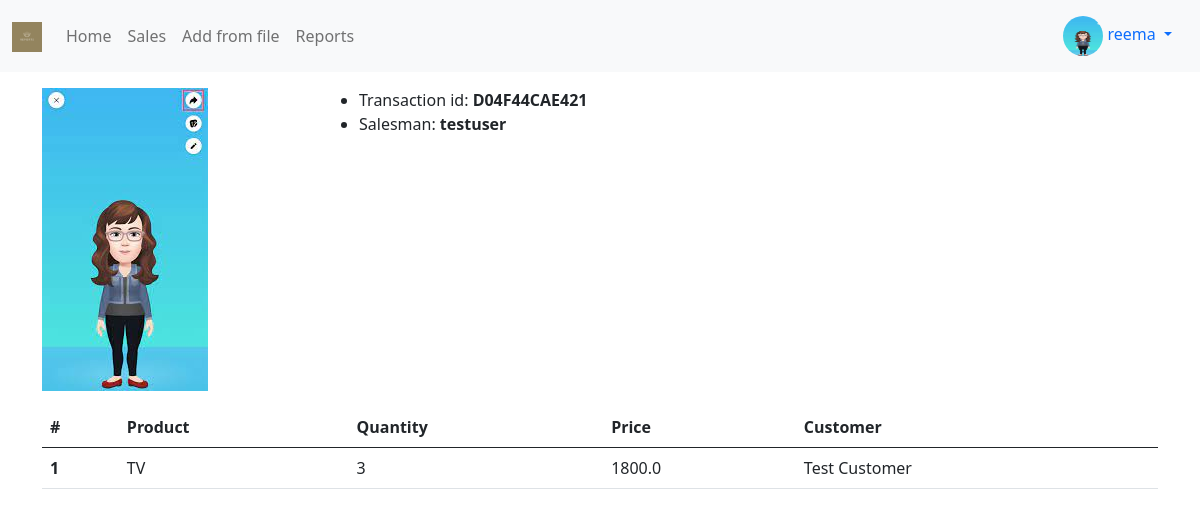
Screenshot of /sales/8/ (signed in) with the database file from the repository.
### profiles/models.py (models this page shows, shortened)
class Profile(models.Model):
    user = models.OneToOneField(User, on_delete=models.CASCADE)
    bio = models.TextField(default='no bio...')
    avatar = models.ImageField(upload_to='avatars', default='no_picture.png')
    created = models.DateTimeField(auto_now_add=True)
    updated = models.DateTimeField(auto_now=True)

### sales/models.py (models this page shows, shortened)
class Sales(models.Model):
    transaction_id=models.CharField(max_length=12, blank=True)
    positions = models.ManyToManyField(Position)
    total_price = models.FloatField(blank=True, null=True)
    customer = models.ForeignKey(Customer, on_delete=models.CASCADE)
    salesman = models.ForeignKey(Profile, on_delete=models.CASCADE)
    created = models.DateTimeField(blank=True)
    updated = models.DateTimeField(auto_now=True)
    def get_positions(self,*args,**kwargs):
        return self.positions.all()

class Position(models.Model):
    product = models.ForeignKey(Product, on_delete=models.CASCADE)
    quantity = models.PositiveIntegerField()
    price = models.FloatField(blank=True)
    created = models.DateTimeField(blank=True)
    def get_sales_customer(self):
        sales_obj = self.sales_set.first() #reverse relationship
        return sales_obj.customer.name

### customers/models.py (models this page shows, shortened)
class Customer(models.Model):
    name = models.CharField(max_length=120)
    logo = models.ImageField(upload_to='customers', default = 'no_picture.png')

### products/models.py (models this page shows, shortened)
class Product(models.Model):
    name = models.CharField(max_length=120)
    image = models.ImageField(upload_to='products', default= 'no_picture.png')
    price = models.FloatField(help_text='in US dollars $')
    created = models.DateTimeField(auto_now_add=True)
    updated = models.DateTimeField(auto_now=True)

### sales/views.py (the view)
# urls.py: path('sales/<pk>/', SalesDetailView.as_view(), name='detail'),
class SalesDetailView(LoginRequiredMixin, DetailView):
    model = Sales
    template_name = 'sales/detail.html'

### sales/templates/sales/detail.html (shortened to what this page needs)
{% extends "sales/base.html" %}
{% block content %}
<div class="row mt-3 mb-3">
    <div class="col-3">
        <img src="{{object.customer.logo.url}}" class="img-fluid" alt="{{object.customer.name}}">
    </div>
    <div class="col-9">
        <ul>
            <li>Transaction id: <b>{{object.transaction_id}}</b></li>
            <li>Salesman: <b>{{object.salesman.user.username}}</b></li>
        </ul>
    </div>
</div>
<table class="table">
    <thead>
      <tr>
        <th scope="col">#</th>
        <th scope="col">Product</th>
        <th scope="col">Quantity</th>
        <th scope="col">Price</th>
        <th scope="col">Customer</th>
      </tr>
    </thead>
    <tbody>
        {% for pos in object.get_positions %}
            <tr>
                <th scope="row">{{forloop.counter}}</th>
                <td>{{pos.product.name}}</td>
                <td>{{pos.quantity}}</td>
                <td>{{pos.price}}</td>
                <td>{{pos.get_sales_customer}}</td>
             </tr>
        {% endfor  %}
        </tbody>
    </table>
{% endblock content %}

### sales/templates/sales/navbar.html (shortened to what this page needs)
{% load static %}
{% url 'sales:home' as path_to_home %}
{% url 'sales:list' as path_to_sales %}
{% url 'reports:from_file' as path_to_from_file %}
{% url 'reports:main' as path_to_reports %}
<nav class="navbar navbar-expand-lg navbar-light bg-light">
  <div class="container-fluid">
    <a class="navbar-brand" href=""><img src="{% static 'logo.png' %}" class="logo-sm"></a>
    <div class="collapse navbar-collapse" id="navbarNav">
      <ul class="navbar-nav">
        <li class="nav-item">
          <a class="nav-link {% if request.path == path_to_home %}active{% endif %}" href="{{path_to_home}}">Home</a>
        </li>
        <li class="nav-item">
          <a class="nav-link {% if request.path == path_to_sales%}active{% endif %}" href="{{path_to_sales}}">Sales</a>
        </li>
        <li class="nav-item">
          <a class="nav-link {% if request.path == path_to_from_file%}active{% endif %}" href="{{path_to_from_file}}">Add from file</a>
        </li>
        <li class="nav-item">
          <a class="nav-link {% if request.path == path_to_reports%}active{% endif %}" href="{{path_to_reports}}">Reports</a>
        </li>
      </ul>
    </div>
    {% if request.user.is_authenticated %}
      <div class="nav-item dropdown">
        <div class="nav-link dropdown-toggle" id="navbarDropdownMenuLink" role="button" data-bs-toggle="dropdown" aria-expanded="false">
          <img src="{{request.user.profile.avatar.url}}" class="avatar-sm ">&nbsp;{{request.user}}
        </div>
      </div>
    {% endif %}
  </div>
</nav>

### sales/static/sales/style.css (style rules this page uses)
.avatar-sm { height: 40px; width: 40px; border-radius: 50%; }
.logo-sm { height: 30px; width: auto; }

### rows the page displays
Sales: customer.logo (picture), transaction_id "D04F44CAE421", salesman.user.username "testuser"
Position: product.name "TV", quantity "3", price "1800.0", get_sales_customer "Test Customer"

### other values shown
{{ request.user }} "reema"
